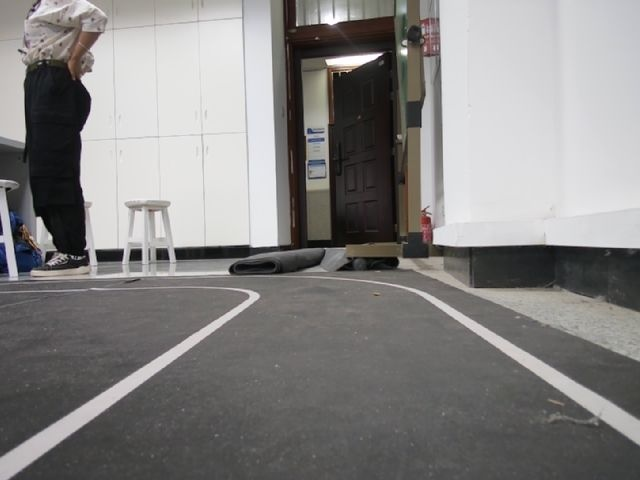
#> input picture calibration_image.jpg, 640 x 480 px
$ python -i convert_lane_to_drivable.py   (imports and definitions only)
#> lines starting #> are read from the running program, lines starting #| are printed output that depends on the picture; after the words box and inside, x2 and y2 are one past the last pixel; in counts of white or black regions, pixels touching at a corner belong together
#!/usr/bin/env python3
"""
将车道线mask转换为可驾驶区域mask
从两条白线标注转换为两线之间的填充区域标注
适用于小车可驾驶区域分割训练
"""

import os
import cv2
import numpy as np
from PIL import Image
import argparse
from tqdm import tqdm
import matplotlib.pyplot as plt

def detect_lane_lines(mask):
    """
    检测车道线并返回左右边界
    """
    # 确保mask是二值图像
    if len(mask.shape) == 3:
        mask = cv2.cvtColor(mask, cv2.COLOR_BGR2GRAY)

    # 二值化处理
    _, binary = cv2.threshold(mask, 127, 255, cv2.THRESH_BINARY)

    # 形态学操作去噪
    kernel = np.ones((3, 3), np.uint8)
    binary = cv2.morphologyEx(binary, cv2.MORPH_CLOSE, kernel)
    binary = cv2.morphologyEx(binary, cv2.MORPH_OPEN, kernel)

    return binary

def find_lane_boundaries(binary_mask):
    """
    寻找车道线边界，返回左右边界坐标
    """
    height, width = binary_mask.shape
    left_boundary = []
    right_boundary = []

    # 逐行扫描寻找车道线像素
    for y in range(height):
        row = binary_mask[y, :]
        white_pixels = np.where(row > 127)[0]

        if len(white_pixels) >= 2:
            # 如果有多个白色像素点，取最左和最右作为边界
            left_x = white_pixels[0]
            right_x = white_pixels[-1]
            left_boundary.append((left_x, y))
            right_boundary.append((right_x, y))
        elif len(white_pixels) == 1:
            # 如果只有一个点，可能是车道线中心，需要估算宽度
            center_x = white_pixels[0]
            # 使用固定宽度估算（可根据实际情况调整）
            lane_width = max(20, width // 8)  # 最小20像素，或图像宽度的1/8
            left_x = max(0, center_x - lane_width // 2)
            right_x = min(width - 1, center_x + lane_width // 2)
            left_boundary.append((left_x, y))
            right_boundary.append((right_x, y))

    return left_boundary, right_boundary

def create_drivable_mask(mask_shape, left_boundary, right_boundary):
    """
    根据车道线边界创建可驾驶区域mask
    """
    height, width = mask_shape
    drivable_mask = np.zeros((height, width), dtype=np.uint8)

    # 如果边界点太少，返回空mask
    if len(left_boundary) < 10 or len(right_boundary) < 10:
        return drivable_mask

    # 为每一行填充左右边界之间的区域
    for i, ((left_x, y), (right_x, _)) in enumerate(zip(left_boundary, right_boundary)):
        if left_x < right_x:
            drivable_mask[y, left_x:right_x+1] = 255

    # 形态学操作平滑结果
    kernel = np.ones((5, 5), np.uint8)
    drivable_mask = cv2.morphologyEx(drivable_mask, cv2.MORPH_CLOSE, kernel)

    return drivable_mask

def convert_single_mask(input_path, output_path, visualize=False):
    """
    转换单个mask文件
    """
#> called with input_path = 'calibration_image.jpg', output_path = 'out.png', visualize = False
    try:
        # 读取原始mask
        mask = cv2.imread(input_path, cv2.IMREAD_GRAYSCALE)
#> mask: shape (480, 640); min 0, max 255, mean 131.8
        if mask is None:
            print(f"Warning: Cannot read {input_path}")
            return False

        # 检测车道线
        binary_mask = detect_lane_lines(mask)
#> in detect_lane_lines, `_, binary = cv2.threshold(mask, 127, 255, cv2.THRESH_BINARY)`:
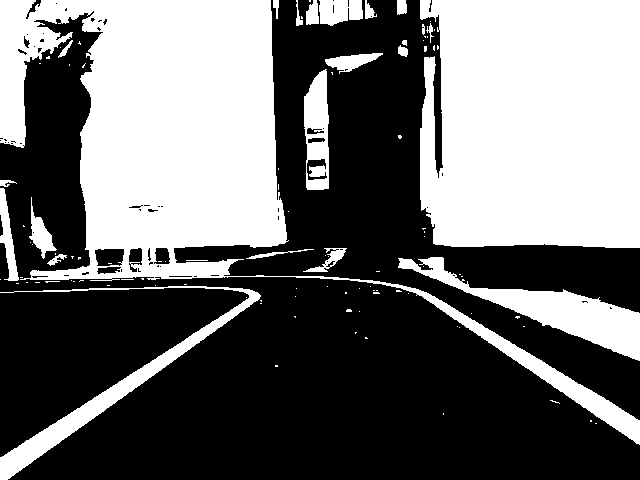
#> binary: shape (480, 640); 42.4% white; 106 white regions (82 under 20 px), largest, box (x1, y1, x2, y2) and area: (0, 0, 640, 445) 59894, (420, 0, 640, 248) 51925, (398, 257, 640, 361) 6450
#> in detect_lane_lines, `binary = cv2.morphologyEx(binary, cv2.MORPH_CLOSE, kernel)`:
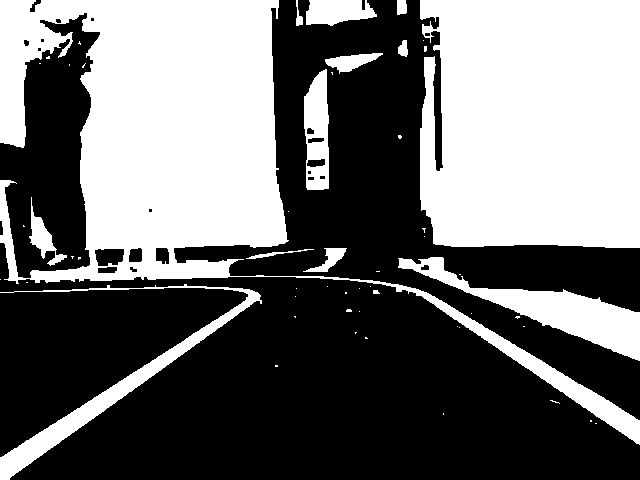
#> binary: shape (480, 640); 42.8% white; 54 white regions (40 under 20 px), largest, box (x1, y1, x2, y2) and area: (0, 0, 640, 445) 61707, (420, 0, 640, 248) 52143, (398, 257, 640, 361) 6517
#> in detect_lane_lines, `binary = cv2.morphologyEx(binary, cv2.MORPH_OPEN, kernel)`:
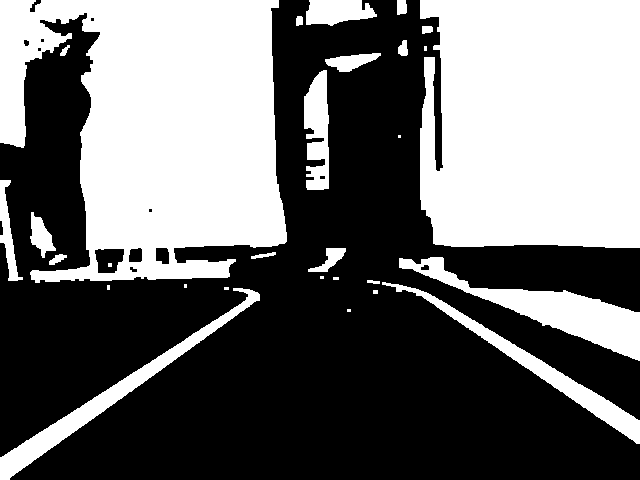
#> binary: shape (480, 640); 42.4% white; 29 white regions (9 under 20 px), largest, box (x1, y1, x2, y2) and area: (0, 0, 287, 283) 56461, (420, 0, 640, 248) 52007, (399, 257, 640, 361) 6500

        # 寻找边界
        left_boundary, right_boundary = find_lane_boundaries(binary_mask)
#> after the loop in find_lane_boundaries, `for y in range(height):`: left_boundary = 480 pairs, first value 0 to 373, second value 0 to 479; right_boundary = 480 pairs, first value 9 to 639, second value 0 to 479

        # 创建可驾驶区域mask
        drivable_mask = create_drivable_mask(mask.shape, left_boundary, right_boundary)
#> after the loop in create_drivable_mask, `for i, ((left_x, y), (right_x, _)) in enumerate(zip(left_boundary, rig..`:
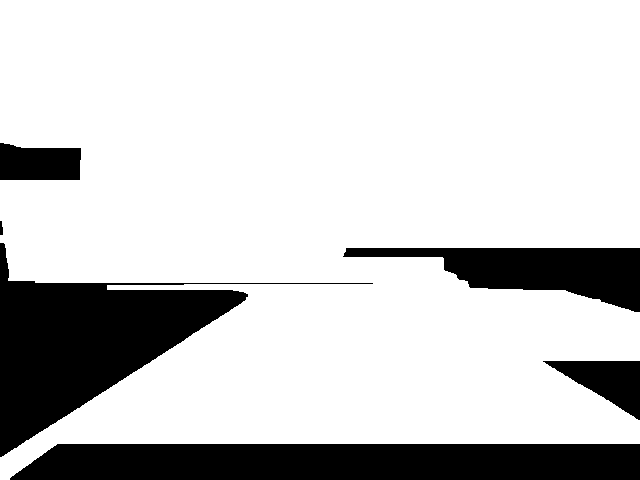
#> drivable_mask: shape (480, 640); 80.4% white; 6 black regions, box (x1, y1, x2, y2) and area: (0, 243, 373, 457) 23345, (10, 444, 640, 480) 21868, (343, 248, 640, 312) 9584, (543, 361, 640, 420) 2893, (0, 143, 81, 180) 2637, (0, 221, 3, 235) 36
#> in create_drivable_mask, `drivable_mask = cv2.morphologyEx(drivable_mask, cv2.MORPH_CLOSE, kernel)`:
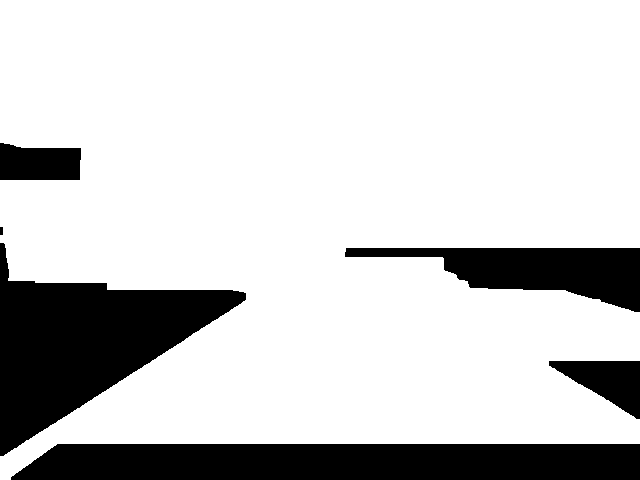
#> drivable_mask: shape (480, 640); 80.5% white; 6 black regions, box (x1, y1, x2, y2) and area: (0, 243, 246, 456) 22994, (11, 444, 640, 480) 21866, (345, 248, 640, 312) 9579, (549, 361, 640, 419) 2877, (0, 143, 81, 180) 2637, (0, 227, 3, 235) 24

        # 保存结果
        cv2.imwrite(output_path, drivable_mask)

        # 可视化（可选）
        if visualize:
            plt.figure(figsize=(15, 5))

            plt.subplot(1, 3, 1)
            plt.imshow(mask, cmap='gray')
            plt.title('Original Lane Mask')
            plt.axis('off')

            plt.subplot(1, 3, 2)
            plt.imshow(binary_mask, cmap='gray')
            plt.title('Processed Lane Lines')
            plt.axis('off')

            plt.subplot(1, 3, 3)
            plt.imshow(drivable_mask, cmap='gray')
            plt.title('Drivable Area Mask')
            plt.axis('off')

            vis_path = output_path.replace('.png', '_visualization.png')
            plt.tight_layout()
            plt.savefig(vis_path, dpi=150, bbox_inches='tight')
            plt.close()

        return True

    except Exception as e:
        print(f"Error processing {input_path}: {str(e)}")
        return False

# [59 lines left out: functions convert_all_masks, main, not called in this run]

# [2 lines not run here, left out]

>>> result = convert_single_mask('calibration_image.jpg', 'out.png')

$ run again, on kuruma/raw_20250628_015947_359.jpg
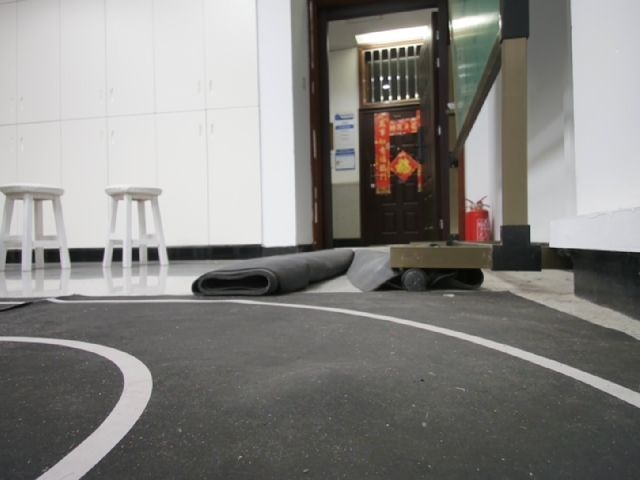
#> input picture kuruma/raw_20250628_015947_359.jpg, 640 x 480 px
#> in detect_lane_lines, `binary = cv2.morphologyEx(binary, cv2.MORPH_OPEN, kernel)`:
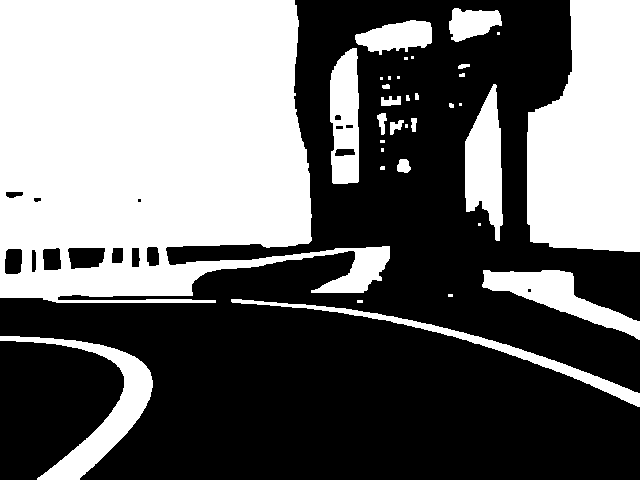
#> binary: shape (480, 640); 42.8% white; 34 white regions (14 under 20 px), largest, box (x1, y1, x2, y2) and area: (0, 0, 390, 303) 85085, (527, 0, 640, 252) 23528, (0, 336, 153, 480) 5031
#> after the loop in find_lane_boundaries, `for y in range(height):`: left_boundary = 480 pairs, first value 0 to 447, second value 0 to 479; right_boundary = 480 pairs, first value 79 to 639, second value 0 to 479
#> after the loop in create_drivable_mask, `for i, ((left_x, y), (right_x, _)) in enumerate(zip(left_boundary, rig..`:
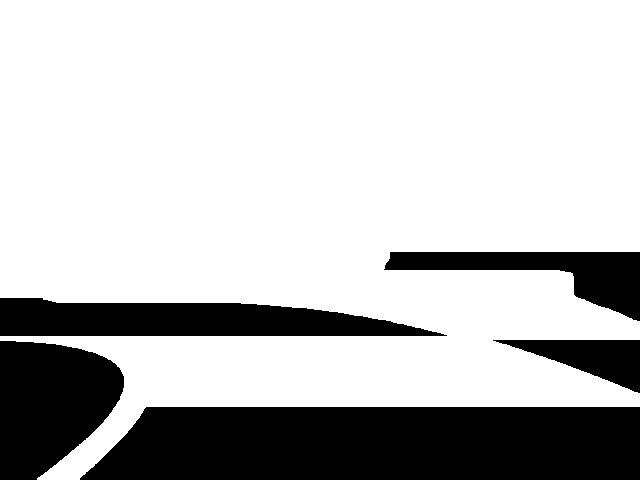
#> drivable_mask: shape (480, 640); 75.8% white; 5 black regions, box (x1, y1, x2, y2) and area: (80, 407, 640, 480) 38282, (0, 341, 124, 480) 12918, (0, 298, 447, 336) 12400, (384, 252, 640, 321) 7111, (493, 340, 640, 393) 3772
